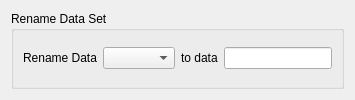
<?xml version="1.0" encoding="UTF-8"?>
<ui version="4.0">
 <class>Form</class>
 <widget class="QWidget" name="Form">
  <property name="windowTitle">
   <string>Form</string>
  </property>
  <layout class="QVBoxLayout" name="verticalLayout">
   <item>
    <widget class="QGroupBox" name="">
     <property name="title">
      <string>Rename Data Set</string>
     </property>
     <layout class="QGridLayout" name="gridLayout">
      <item row="0" column="0">
       <widget class="QLabel" name="renameDataLabel">
        <property name="text">
         <string>Rename Data</string>
        </property>
       </widget>
      </item>
      <item row="0" column="1">
       <widget class="QComboBox" name="renameDataComboBox"/>
      </item>
      <item row="0" column="2">
       <widget class="QLabel" name="toDataLabel">
        <property name="text">
         <string>to data</string>
        </property>
       </widget>
      </item>
      <item row="0" column="3">
       <widget class="QLineEdit" name="toDataLineEdit"/>
      </item>
     </layout>
    </widget>
   </item>
  </layout>
 </widget>
 <resources/>
 <connections/>
</ui>
